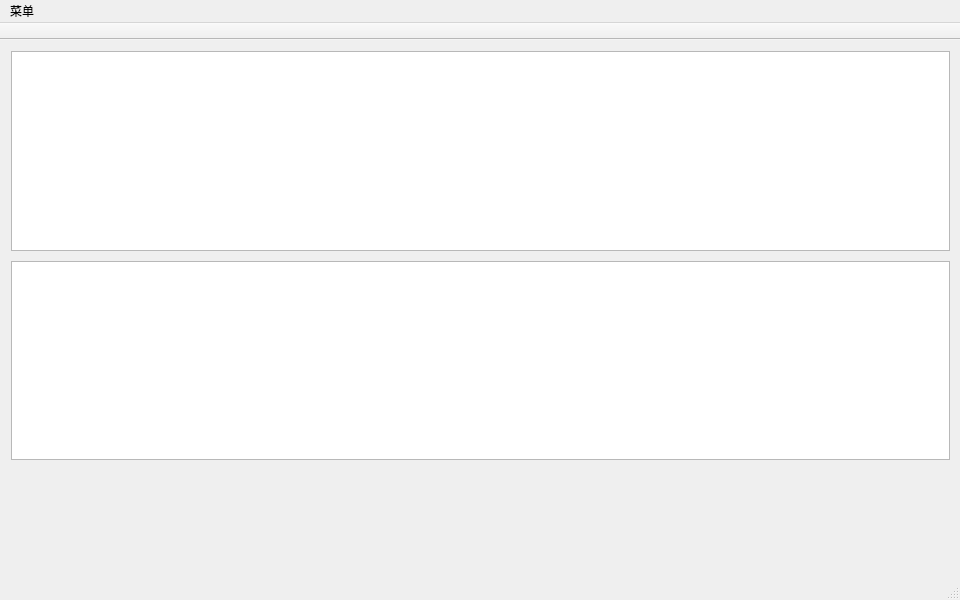
<?xml version="1.0" encoding="UTF-8"?>
<ui version="4.0">
 <class>RemoteClass</class>
 <widget class="QMainWindow" name="RemoteClass">
  <property name="geometry">
   <rect>
    <x>0</x>
    <y>0</y>
    <width>960</width>
    <height>600</height>
   </rect>
  </property>
  <property name="minimumSize">
   <size>
    <width>960</width>
    <height>600</height>
   </size>
  </property>
  <property name="maximumSize">
   <size>
    <width>960</width>
    <height>600</height>
   </size>
  </property>
  <property name="windowTitle">
   <string>Remote</string>
  </property>
  <widget class="QWidget" name="centralWidget">
   <widget class="QWidget" name="verticalLayoutWidget">
    <property name="geometry">
     <rect>
      <x>0</x>
      <y>0</y>
      <width>961</width>
      <height>431</height>
     </rect>
    </property>
    <layout class="QVBoxLayout" name="verticalLayout">
     <property name="spacing">
      <number>10</number>
     </property>
     <property name="sizeConstraint">
      <enum>QLayout::SetNoConstraint</enum>
     </property>
     <item>
      <widget class="QTableWidget" name="Server_TableWidget_Online">
       <attribute name="verticalHeaderVisible">
        <bool>false</bool>
       </attribute>
      </widget>
     </item>
     <item>
      <widget class="QTableWidget" name="Server_TableWidget_Message">
       <attribute name="verticalHeaderVisible">
        <bool>false</bool>
       </attribute>
      </widget>
     </item>
    </layout>
   </widget>
  </widget>
  <widget class="QMenuBar" name="menuBar">
   <property name="geometry">
    <rect>
     <x>0</x>
     <y>0</y>
     <width>960</width>
     <height>23</height>
    </rect>
   </property>
   <widget class="QMenu" name="Server_Menu">
    <property name="title">
     <string>菜单</string>
    </property>
    <addaction name="Server_Menu_Set"/>
    <addaction name="Server_Menu_Exit"/>
    <addaction name="Server_Menu_Add"/>
   </widget>
   <addaction name="Server_Menu"/>
  </widget>
  <widget class="QToolBar" name="mainToolBar">
   <property name="movable">
    <bool>false</bool>
   </property>
   <property name="toolButtonStyle">
    <enum>Qt::ToolButtonTextUnderIcon</enum>
   </property>
   <attribute name="toolBarArea">
    <enum>TopToolBarArea</enum>
   </attribute>
   <attribute name="toolBarBreak">
    <bool>false</bool>
   </attribute>
  </widget>
  <widget class="QStatusBar" name="statusBar"/>
  <action name="Server_Menu_Set">
   <property name="text">
    <string>本地设置</string>
   </property>
  </action>
  <action name="Server_Menu_Exit">
   <property name="text">
    <string>退出程序</string>
   </property>
  </action>
  <action name="Server_Menu_Add">
   <property name="text">
    <string>添加信息（测试）</string>
   </property>
  </action>
 </widget>
 <layoutdefault spacing="6" margin="11"/>
 <resources>
  <include location="Remote.qrc"/>
 </resources>
 <connections/>
</ui>
